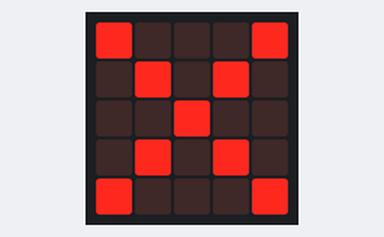
A program run on a simulated BBC micro:bit (MakeCode). Shown: the board's 5×5 LED display.

Above: at 0.1 s.
At 6.0 s:
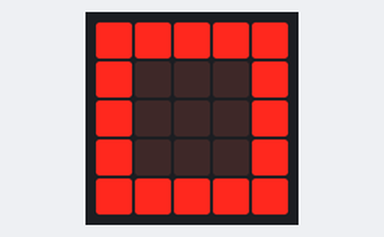

The program:

traffic-light-blink.py
```python
def on_forever():
    basic.show_leds("""
        # . . . #
        . # . # .
        . . # . .
        . # . # .
        # . . . #
        """)
    basic.pause(3000)
    basic.show_leds("""
        # # # # #
        # . . . #
        # . . . #
        # . . . #
        # # # # #
        """)
    basic.show_leds("""
        . . . . .
        . . . . .
        . . . . .
        . . . . .
        . . . . .
        """)
    basic.show_leds("""
        # # # # #
        # . . . #
        # . . . #
        # . . . #
        # # # # #
        """)
    basic.show_leds("""
        . . . . .
        . . . . .
        . . . . .
        . . . . .
        . . . . .
        """)
    basic.show_leds("""
        # # # # #
        # . . . #
        # . . . #
        # . . . #
        # # # # #
        """)
    basic.show_leds("""
        . . . . .
        . . . . .
        . . . . .
        . . . . .
        . . . . .
        """)
    basic.show_leds("""
        # # # # #
        # . . . #
        # . . . #
        # . . . #
        # # # # #
        """)
    basic.show_leds("""
        . . . . .
        . . . . .
        . . . . .
        . . . . .
        . . . . .
        """)
basic.forever(on_forever)
```

Measured:
- by itself, everything shown: repeats every 6.6 s, in 9 steps
- what the display in image 1 shows lasts 0.4 s, from 5.8 s to 6.2 s
